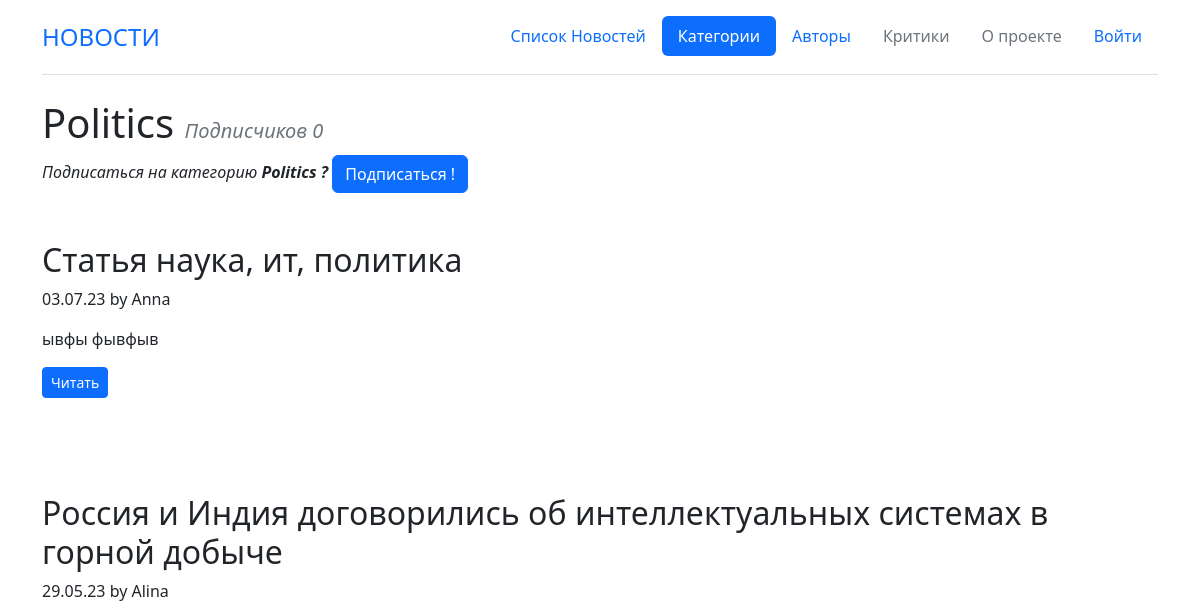
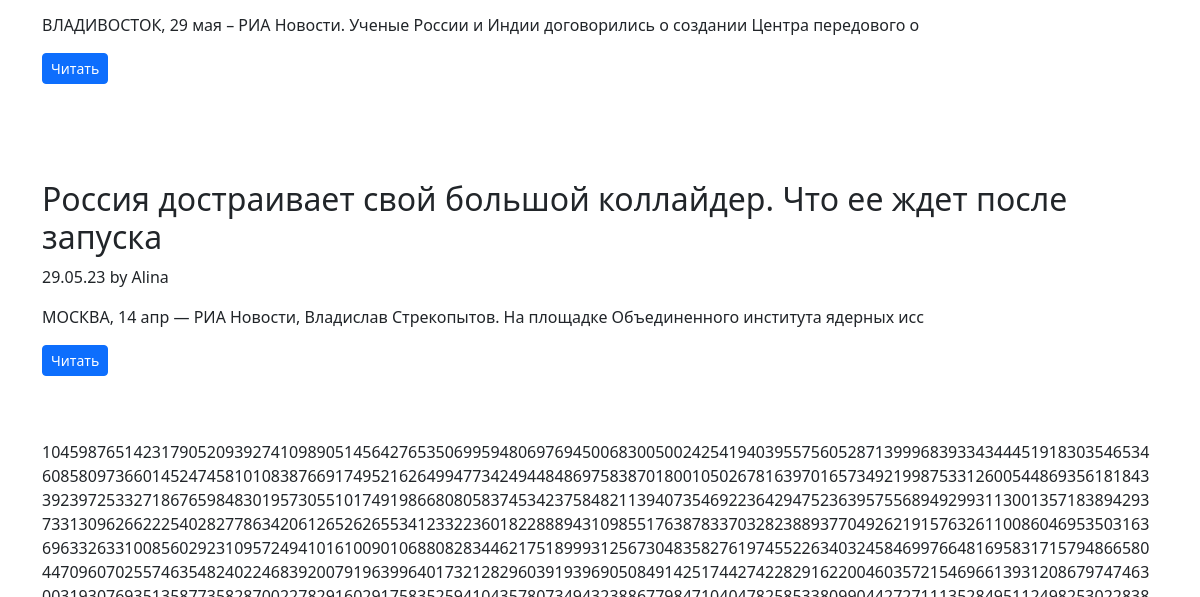
Page /category/3/ (upper part) on the earlier database version (2 pictures, top to bottom).
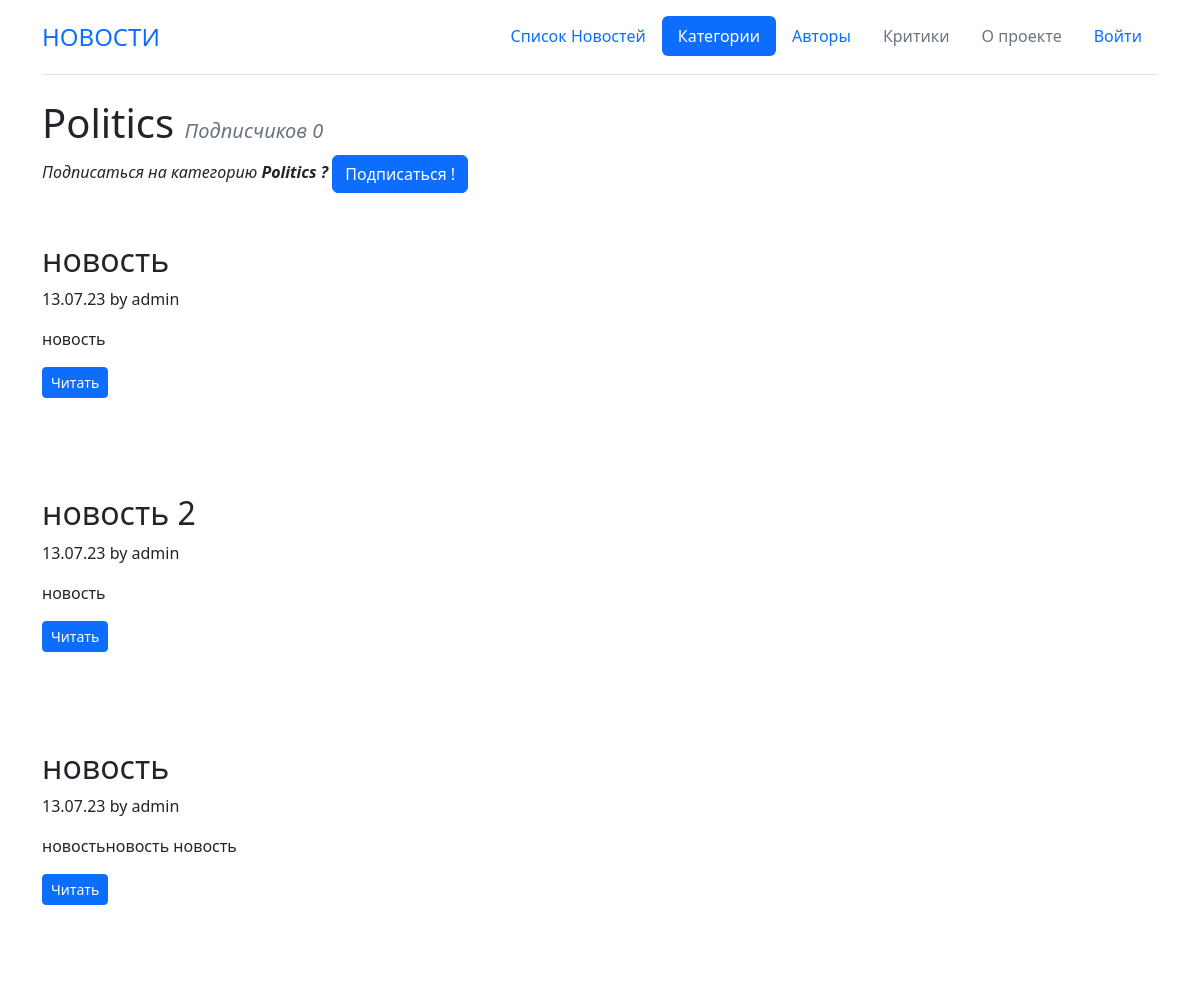
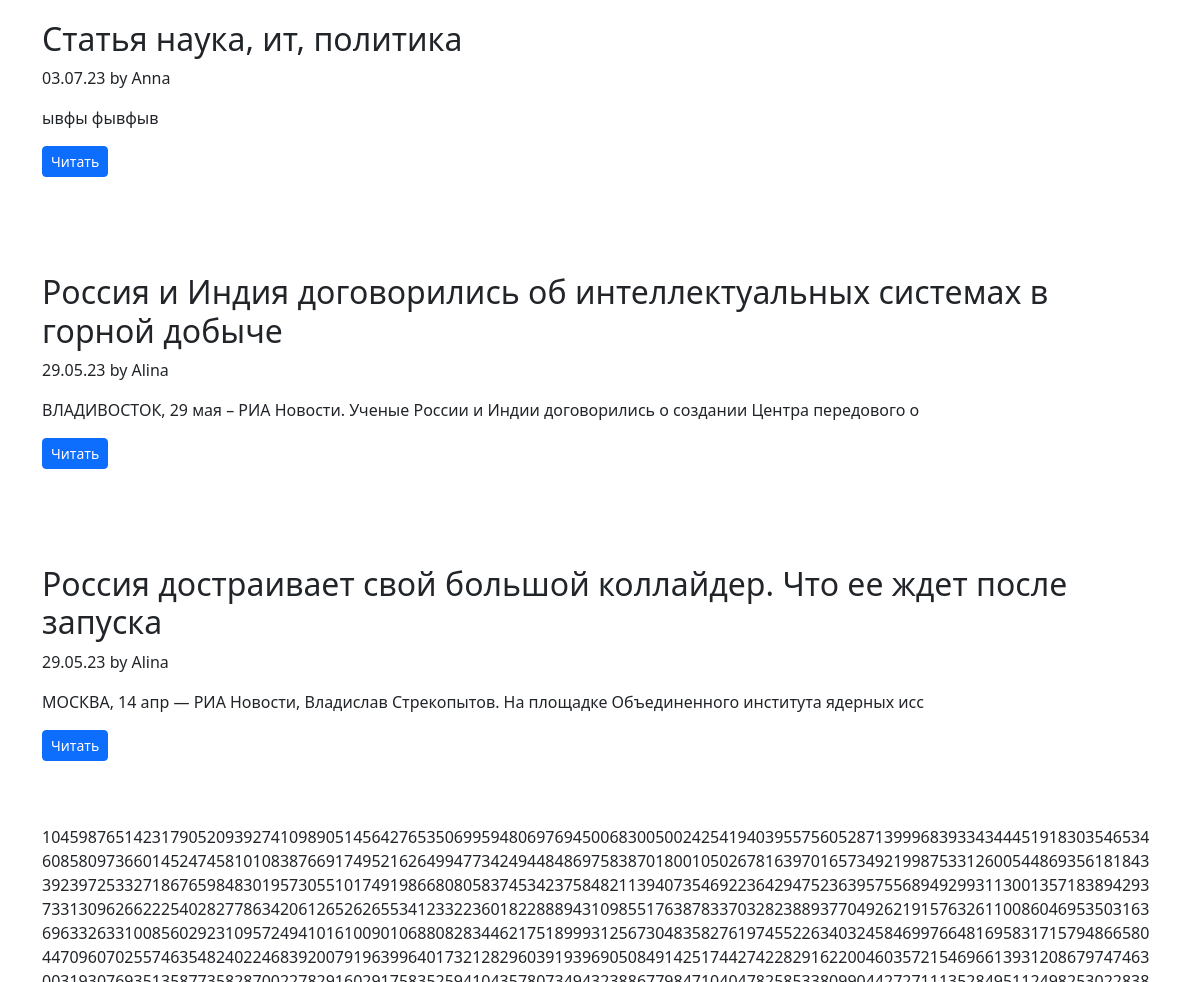
Same page on the later database version (2 pictures, top to bottom).
### news/models.py (models this page shows, shortened)
class Post(models.Model):
    class Meta:
        verbose_name = 'Посты'
        verbose_name_plural = 'Посты'
    article: str = "ART"
    news = "NWS"
    TYPE = [
        (article, "Статья"),
        (news, "Новость"),
    ]
    author = models.ForeignKey(Author, on_delete=models.CASCADE)
    postType = models.CharField(max_length=20, choices=TYPE, default=article)
    dateCreation = models.DateTimeField(auto_now_add=True)
    category = models.ManyToManyField(Category, through='PostCategory')
    title = models.CharField(max_length=128)
    text = models.TextField()
    rating = models.SmallIntegerField(default=0.0)

class Author(models.Model):
    class Meta:
        verbose_name = 'Авторы'
        verbose_name_plural = 'Авторы'
    name = models.OneToOneField(User, on_delete=models.CASCADE)
    rating = models.SmallIntegerField(default=0)
    def __str__(self):
        return self.name.username

### news/views.py (the view)
def CategoryDetailView(request, pk):
   category = Category.objects.get(pk=pk)
   is_subscribed = True if len(category.subscribers.filter(id=request.user.id)) else False
   return render(request,'news/category.html',
                 {'category': category,
                  'is_subscribed' : is_subscribed, #,
                  'subscribers': category.subscribers.all()
                  })

### news/templatetags/custom_filters.py (called while the page is built)
@register.filter
def sort_by(queryset, order):
    return queryset.order_by(order)

@register.filter(name='pow')
def pow(value,pow):
    return value**pow

### templates/news/category.html (shortened to what this page needs)
{% extends 'defaultLayout.html' %}
{% block abracadabra %}
   <h1>
    {{ category.name }} <small class="font-italic text-muted"> Подписчиков {{ subscribers.count }} </small>
   </h1>
   {% if is_subscribed %}
        <div>
            <em>
                Отписаться от категории
                <strong> {{ category.name }} ? </strong>
            </em>
                <a href = "{% url 'news:category_unsubscribe' category.id %}" class="btn btn-outline-primary" > Отписаться!</a>
                {% comment %} <a href = "{% url 'category_unsubscribe' category.name %}" > Отписаться!</a> {% endcomment %}
        </div>
        {% else %}
        <div>
            <em>
                Подписаться на категорию
                <strong> {{ category.name }} ? </strong>
            </em>
                <a href = "{% url 'news:category_subscribe' category.id %}" class="btn btn-primary" > Подписаться !</a>
        </div>
    {% endif %}
    {% load custom_filters %}
    {%  for post in category.post_set.all|sort_by:'-dateCreation' %}
       <div class="row g-4 py-5 row-cols-1">
                <div class="col d-flex align-items-start">
                    <div>
                        <h3 class="fs-2">{{ post.title }}</h3>
                        <p>{{ post.dateCreation | date:'d.m.y' }} by {{ post.author }}</p>
                        <p>{{ post.text|slice:"100"|safe }}</p>
                        <a href="{% url 'news:post' post.id %}" class="btn btn-primary btn-sm">
                            Читать
                        </a>
                    </div>
                </div>
            </div>
    {% endfor %}
{% endblock abracadabra %}

Differences in the rows shown:
added Post: title "новость", dateCreation "13.07.23", author "admin", text "новость"
added Post: title "новость 2", dateCreation "13.07.23", author "admin", text "новость"
added Post: title "новость", dateCreation "13.07.23", author "admin", text "новостьновость новость"
